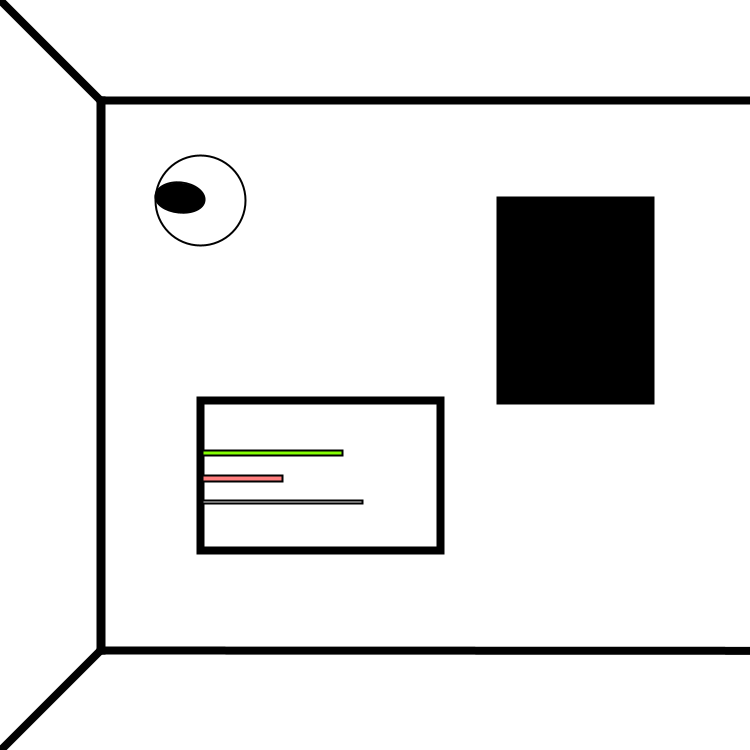
Frame 1 (no input)
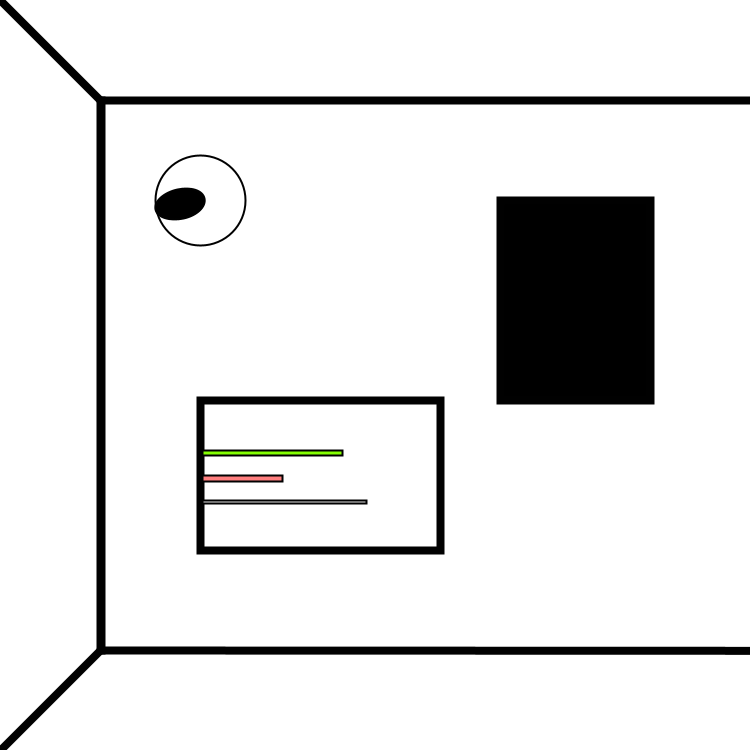
Frame 60 (the mouse pressed at the canvas centre just before this capture)
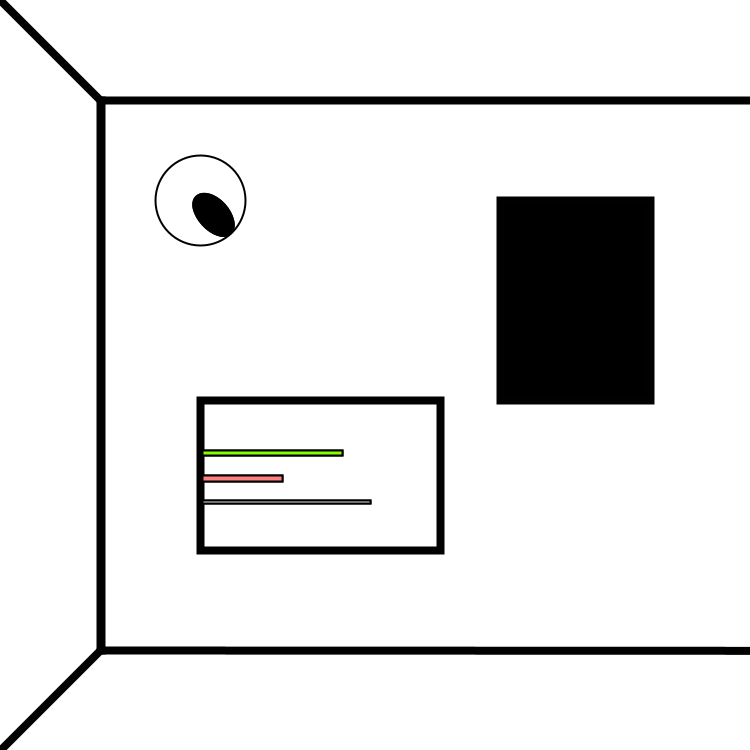
Frame 120 (the mouse held since frame 60 and released just before this capture)

The Processing sketch that drew these frames (run headless with seeded random() and noise(); from frame 60 on, the mouse is pressed at the canvas centre):

// Processing sketch: processing_122744
// ── processing_122744.pde

void setup () {
 size (750,750);
 colorMode(HSB,360,100,100);

 
 }
 
 void draw () {
    background(#ffffff);
    float counter = 5;
    
    noFill();
strokeWeight(8);
rect (200,400,240,150);

float sec = map(second(),0,60,0,240);
float msec = map(millis(),0,60,0,360);
float min = map(minute(),0,60,0,240);
float std = map(hour(),0,12,0,240);
    
   
  float a = hour();
  if (a >= 7 && a <= 8) {
    fill (#eead47);
    rect (500,200,150,200);
  }
  else if (a >= 9 && a <= 10) {
    fill (#47b9ee);
    rect (500,200,150,200);
  }
  else if (a >= 11 && a <= 12) {
    fill (#478eee);
    rect (500,200,150,200);
  }

  else if (a >= 13 && a <= 14) {
    fill (#f0f81f);
    rect (500,200,150,200);
  }

  else if (a >= 15 && a <= 17) {
    fill (#dbbc2d);
    rect (500,200,150,200);
  }

  else if (a >= 18 && a <= 19) {
    fill (#dbbc2d);
    rect (500,200,150,200);
  }

  else {
    fill (#000000);
    rect (500,200,150,200);
    
  }
  

 
 stroke(2);
rect (100,100,1,550);   
line (0,0,100,100);
line (0,750,100,650);
line (200000,750,100,650);
line (100,100,750,100);

strokeWeight(2);

noFill();
ellipse (200,200,90,90);

for (int z=0; z<msec; z+=msec) {
pushMatrix();
translate (200,200);
rotate(radians(msec));

fill(#000000);
ellipse(0, 20, 30, 50);
popMatrix();


fill(#E5E5E5);
rect (202, 500,sec,3);

fill(#84FF03);
rect (202,450,min,5);

fill (#FF7E7E);
rect (202,475,std,6);


}
}
